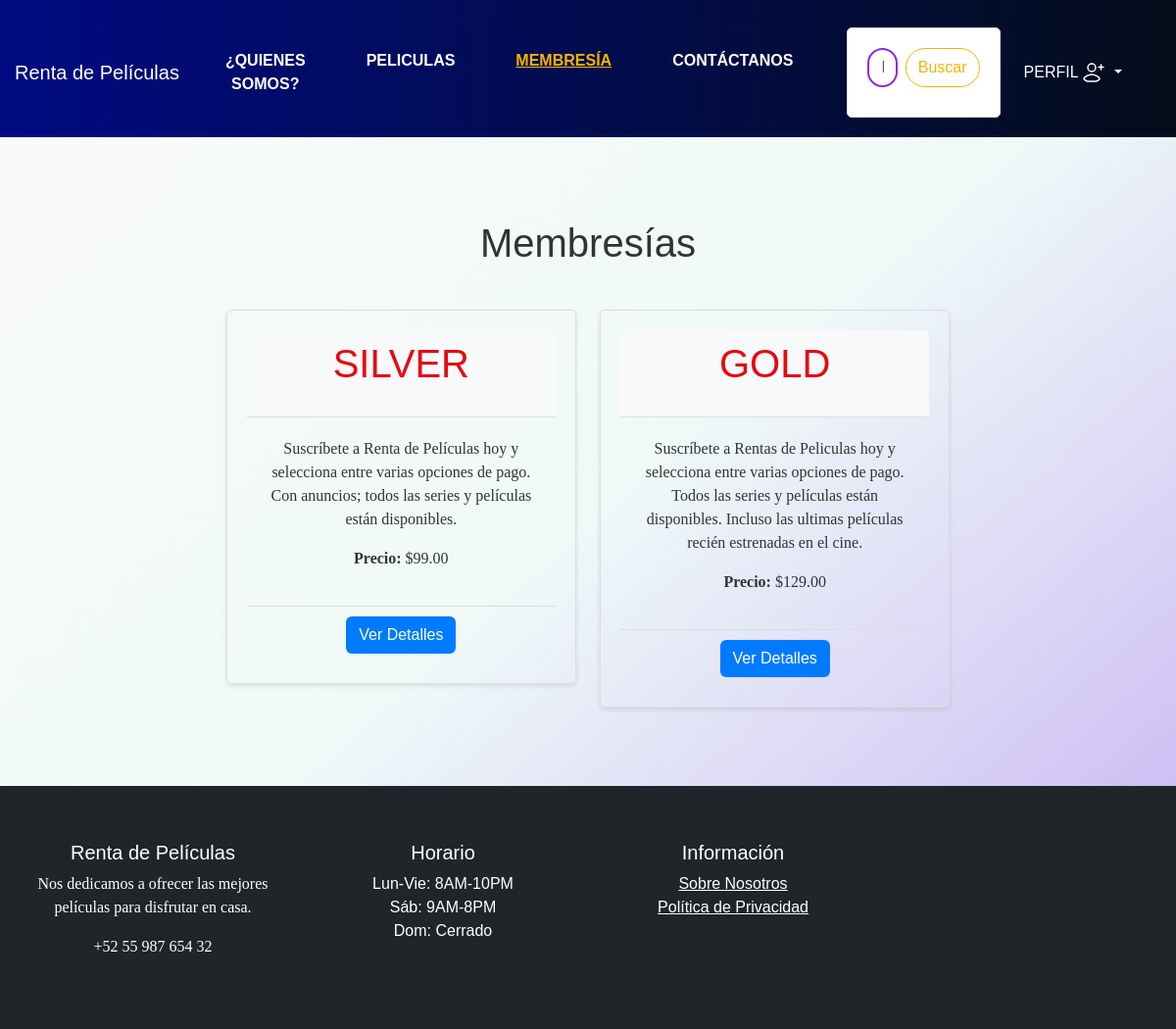
Page /membership/memberships/ on the committed database.
### membership/models.py (models this page shows, shortened)
class Membership(models.Model):
    MEMBERSHIP_CHOICES = (
        ('Free', 'Free'),
        ('Silver', 'Silver'),
        ('Gold', 'Gold'),
    )
    slug = models.SlugField()
    membership_type = models.CharField(choices=MEMBERSHIP_CHOICES,default='Free',max_length=30)
    price = models.DecimalField(max_digits=6, decimal_places=2)
    description = models.TextField()
    discount_percentage = models.DecimalField(max_digits=5, decimal_places=2, default=0.00)

### membership/views.py (the view)
# urls.py: path('memberships/', views.membership_list, name='membership_list'),
def membership_list(request):
    memberships = Membership.objects.exclude(membership_type='Free')
    return render(request, 'membership_list.html', {'memberships': memberships})

### carro/context_processor.py (called while the page is built, shortened)
def importe_total_carro(request):
    total = Decimal('0.00')
    if request.user.is_authenticated:  # hasta que existan una autentificacion
        carro = request.session.get("carro", {})
        for key, value in carro.items():
            total += Decimal(value.get("precio_final", value["precio"]))
    return {"importe_total_carro": total}

def calcular_descuento_global(request):
    descuento = Decimal('0.00')  # Descuento por defecto para los que tienen membresia free
    total_carro_con_descuento = Decimal('0.00')  # Total inicial del carro con descuento
    total_carro = importe_total_carro(request)["importe_total_carro"]
    ahorro = Decimal('0.00')  # Inicializar ahorro
    return {
        "total_carro_con_descuento": total_carro_con_descuento,
        "descuento": descuento,
        "ahorro": ahorro,
    }

### membership/templates/membership_list.html (shortened to what this page needs)
{% extends "base.html" %}
{% load static %}
{% block content %}
<!DOCTYPE html>
<html>
<head>
</head>
<body>
    <div class="container">
        <h1 class="my-4 text-center">Membresías</h1>
        <div class="row justify-content-center">
            {% for membership in memberships %}
            <div class="col-md-4">
                <div class="membership-card">
                    <div class="membership-header {% if membership.membership_type == 'Gold' %}gold{% elif membership.membership_type == 'Silver' %}silver{% endif %}">
                        <h2>{{ membership.membership_type }}</h2>
                    </div>
                    <div class="membership-body">
                        <p>{{ membership.description }}</p>
                        <p><strong>Precio:</strong> ${{ membership.price }}</p>
                    </div>
                    <div class="membership-footer">
                        <a href="{% url 'membership_detail' membership.slug %}" class="btn btn-subscribe">Ver Detalles</a>
                    </div>
                </div>
            </div>
            {% endfor %}
        </div>
    </div>
</body>
</html>
{% endblock %}

### lobby/static/css/styles.css (style rules this page uses)
:root { --primary-color: #115fcd; --secondary-color: #f4b400; --background-color: #ecede8; --text-color: #333; --header-color: #ffffff; --hover-color: #14141a; }
body, html { font-family: 'Roboto', Arial, sans-serif; margin: 0; padding: 0; background-color: var(--background-color); color: var(--text-color); text-align: center; overflow-x: hidden; }
.container { max-width: 1200px; margin: auto; padding: 40px 20px; text-align: center; }
.container h2 { font-size: 2.5rem; margin-bottom: 20px; color: #e50914; text-transform: uppercase; }
.membership-card { border: 1px solid #ddd; border-radius: 5px; padding: 20px; margin: 20px 0; box-shadow: 0 2px 5px rgba(0, 0, 0, 0.1); transition: transform 0.2s }
.membership-header { background-color: #f8f9fa; padding: 10px; border-bottom: 1px solid #ddd; border-radius: 5px 5px 0 0; }
.membership-body { padding: 20px; }
.membership-footer { text-align: center; padding: 10px; border-top: 1px solid #ddd; border-radius: 0 0 5px 5px; }
.btn-subscribe { background-color: #007bff; color: white; }

### peliculas/static/peliculas/css/busqueda.css (style rules this page uses)
body, html { font-family: Arial, sans-serif; margin: 0; padding: 0; text-align: center; background-color: #ecede8; overflow-x: hidden; align-content:center; }
.texto-superpuesto a, p, h3 { font-family: 'Times New Roman', Times, serif; }

### rows in the picture
Membership: membership_type "SILVER", description "Suscríbete a Renta de Películas hoy y selecciona entre varias opciones de pago. Con anuncios; todos las series y películas están disponibles.", price "99.00"
Membership: membership_type "GOLD", description "Suscríbete a Rentas de Peliculas hoy y selecciona entre varias opciones de pago. Todos las series y películas están disponibles. Incluso las ultimas películas recién estrenadas en el cine.", price "129.00"
